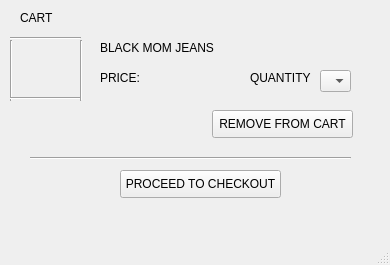
<?xml version="1.0" encoding="UTF-8"?>
<ui version="4.0">
 <class>MainWindow</class>
 <widget class="QMainWindow" name="MainWindow">
  <property name="geometry">
   <rect>
    <x>0</x>
    <y>0</y>
    <width>390</width>
    <height>265</height>
   </rect>
  </property>
  <property name="windowTitle">
   <string>MainWindow</string>
  </property>
  <widget class="QWidget" name="centralwidget">
   <widget class="QLabel" name="label">
    <property name="geometry">
     <rect>
      <x>20</x>
      <y>10</y>
      <width>55</width>
      <height>16</height>
     </rect>
    </property>
    <property name="text">
     <string>CART</string>
    </property>
   </widget>
   <widget class="Line" name="line">
    <property name="geometry">
     <rect>
      <x>10</x>
      <y>30</y>
      <width>71</width>
      <height>16</height>
     </rect>
    </property>
    <property name="orientation">
     <enum>Qt::Horizontal</enum>
    </property>
   </widget>
   <widget class="Line" name="line_2">
    <property name="geometry">
     <rect>
      <x>10</x>
      <y>40</y>
      <width>3</width>
      <height>61</height>
     </rect>
    </property>
    <property name="orientation">
     <enum>Qt::Vertical</enum>
    </property>
   </widget>
   <widget class="Line" name="line_3">
    <property name="geometry">
     <rect>
      <x>80</x>
      <y>40</y>
      <width>3</width>
      <height>61</height>
     </rect>
    </property>
    <property name="orientation">
     <enum>Qt::Vertical</enum>
    </property>
   </widget>
   <widget class="Line" name="line_4">
    <property name="geometry">
     <rect>
      <x>10</x>
      <y>90</y>
      <width>71</width>
      <height>16</height>
     </rect>
    </property>
    <property name="orientation">
     <enum>Qt::Horizontal</enum>
    </property>
   </widget>
   <widget class="QLabel" name="label_2">
    <property name="geometry">
     <rect>
      <x>100</x>
      <y>40</y>
      <width>121</width>
      <height>16</height>
     </rect>
    </property>
    <property name="text">
     <string>BLACK MOM JEANS</string>
    </property>
   </widget>
   <widget class="QLabel" name="label_3">
    <property name="geometry">
     <rect>
      <x>100</x>
      <y>70</y>
      <width>55</width>
      <height>16</height>
     </rect>
    </property>
    <property name="text">
     <string>PRICE:</string>
    </property>
   </widget>
   <widget class="QComboBox" name="comboBox">
    <property name="geometry">
     <rect>
      <x>320</x>
      <y>70</y>
      <width>31</width>
      <height>22</height>
     </rect>
    </property>
   </widget>
   <widget class="QLabel" name="label_4">
    <property name="geometry">
     <rect>
      <x>250</x>
      <y>70</y>
      <width>61</width>
      <height>16</height>
     </rect>
    </property>
    <property name="text">
     <string>QUANTITY</string>
    </property>
   </widget>
   <widget class="QPushButton" name="pushButton">
    <property name="geometry">
     <rect>
      <x>212</x>
      <y>110</y>
      <width>141</width>
      <height>28</height>
     </rect>
    </property>
    <property name="text">
     <string>REMOVE FROM CART</string>
    </property>
   </widget>
   <widget class="Line" name="line_5">
    <property name="geometry">
     <rect>
      <x>30</x>
      <y>150</y>
      <width>321</width>
      <height>16</height>
     </rect>
    </property>
    <property name="orientation">
     <enum>Qt::Horizontal</enum>
    </property>
   </widget>
   <widget class="QPushButton" name="pushButton_2">
    <property name="geometry">
     <rect>
      <x>120</x>
      <y>170</y>
      <width>161</width>
      <height>28</height>
     </rect>
    </property>
    <property name="text">
     <string>PROCEED TO CHECKOUT</string>
    </property>
   </widget>
  </widget>
  <widget class="QMenuBar" name="menubar">
   <property name="geometry">
    <rect>
     <x>0</x>
     <y>0</y>
     <width>390</width>
     <height>26</height>
    </rect>
   </property>
  </widget>
  <widget class="QStatusBar" name="statusbar"/>
 </widget>
 <resources/>
 <connections/>
</ui>
